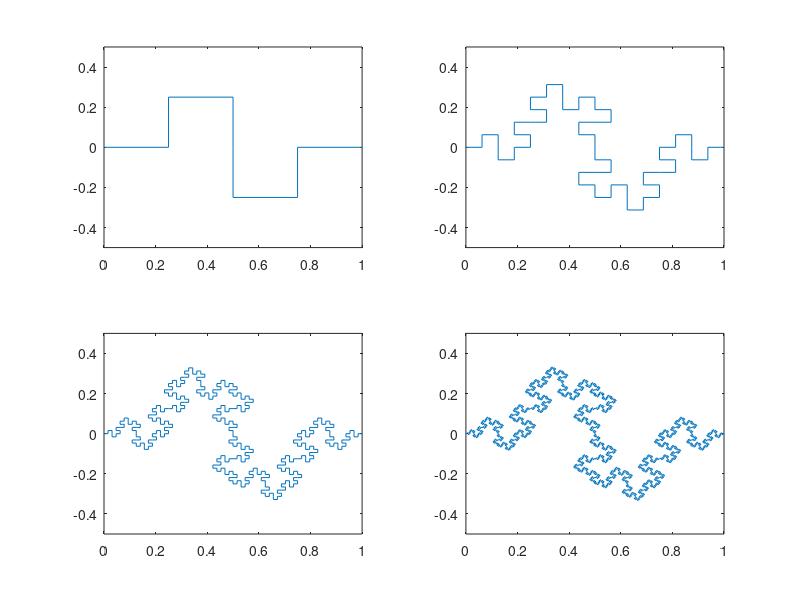

The MATLAB script that drew this image:
new=[0,1];
subplot(2,2,1);
axis([0,1,-0.5,0.5]);
for k=1:4
    old=new;
    n=length(old)-1;
    diff=(old(2:end)-old(1:end-1))/4;
    p1=old(1:end-1)+diff;
    p2=p1+diff*(i);
    p3=p2+diff;
    p4=p3-diff*2*(i);
    p=p3-diff*(i);
    p5=p4+diff;
    p6=p5+diff*(i);
    new(1:15:15*n-14)=old(1:end-1);
    new(2:15:15*n-13)=p1;
    new(3:15:15*n-12)=p1;
    new(4:15:15*n-11)=p2;
    new(5:15:15*n-10)=p2;
    new(6:15:15*n-9)=p3;
    new(7:15:15*n-8)=p;
    new(8:15:15*n-7)=p;
    new(9:15:15*n-6)=p4;
    new(10:15:15*n-5)=p4;
    new(11:15:15*n-4)=p5;
    new(12:15:15*n-3)=p5;
    new(13:15:15*n-2)=p6;
    new(14:15:15*n-1)=p6;
    new(15:15:15*n)=old(2:end);
    subplot(2,2,k)
    plot(new)
    axis([0,1,-0.5,0.5]);
end